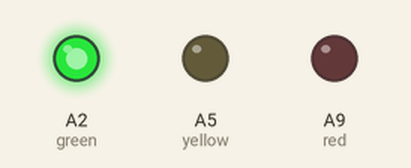
Recording of a sketch running on a simulated Arduino Mega 2560, built with avr-gcc and run on an emulated ATmega2560. On the bench: output pins drawn as LEDs (lit = HIGH).

Above: at 0.5 s.
At 1.2 s:
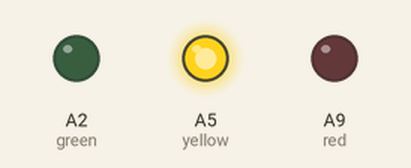
At 4.5 s:
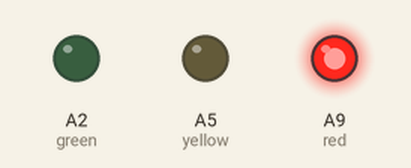
Timing chart, 0 to 5.8 s (numbered marks = the images above):
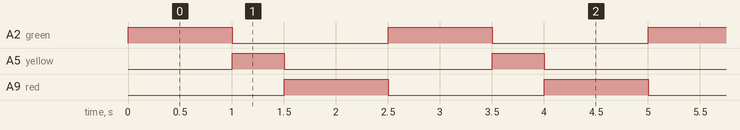

Measured:
- by itself, A2 (green), A9 (red): alternates HIGH for 1.0 s and LOW for 1.5 s
- by itself, A5 (yellow): alternates HIGH for 0.50 s and LOW for 2.0 s
- by itself, everything shown: repeats every 2.5 s, in 3 steps

The sketch:

traffic-light.ino
```cpp
void setup() {
  // set the LEDs as outputs
  pinMode(A2, OUTPUT);  // green
  pinMode(A5, OUTPUT);  // yellow
  pinMode(A9, OUTPUT);  // red

}

void loop() {
  // Turn on the green light for 1 second
  // Make sure all the other lights are off.
  digitalWrite(A2, HIGH);
  digitalWrite(A5, LOW);
  digitalWrite(A9, LOW);
  delay(1000);

  // Turn on the yellow light for 0.5 seconds
  digitalWrite(A2, LOW);
  digitalWrite(A5, HIGH);
  digitalWrite(A9, LOW);
  delay(500);

  // Turn on the red light for 1 second
  digitalWrite(A2, LOW);
  digitalWrite(A5, LOW);
  digitalWrite(A9, HIGH);
  delay(1000);

}
```
